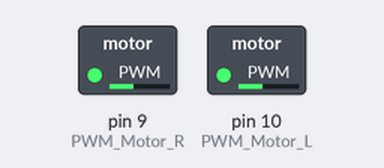
A sketch run on a simulated Arduino Uno, built with avr-gcc and run on an emulated ATmega328P. Shown: switched loads named in the sketch (green lamp = pin HIGH).

Above: at 0.05 s.
At 19.95 s:
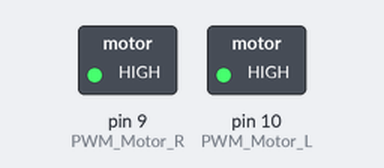
Timing chart, 0 to 26.0 s (numbered marks = the images above):
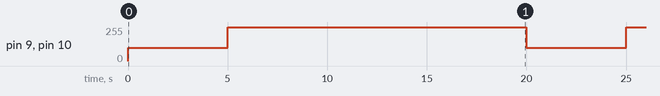

The sketch:

Motor.ino
```cpp
/****************************************************************************/
/*MADE FOR  : Control motor (board h-bridge)
/*DESIGN BY : Pattharapol Choonarong <BiGCaT>
/*DESIGN AT : Suratthani Technical College, Electronics Department , ET313
/*VESRSION  : 1.0 BETA
/****************************************************************************/

/******** Set Pin Motor Left *********/
#define PWM_Motor_L   10
#define IN_A_Motor_L  11
#define IN_B_Motor_L  12
/*************************************/

/******** Set Pin Motor Right ********/
#define PWM_Motor_R   9
#define IN_A_Motor_R  8
#define IN_B_Motor_R  7
/*************************************/

void setup() {
  Serial.begin(115200);
  for(int i=7 ; i>=12 ; i++){
    pinMode(i,OUTPUT);
  }
}

void loop() {

  /* Motor(A,B);
   * A = Left wheel speed
   * B = Right wheel speed
   *
   * positive = front
   * minus    = back
   */

  /******* front *******/
  Motor(100,100);
  /*********************/
  delay(5000);
  /******** back *******/
  Motor(-100,-100);
  /*********************/
  delay(5000);
  /***** Turn left *****/
  Motor(0,100);
  /*********************/
  delay(5000);
  /**** Turn Right *****/
  Motor(100,0);
  /*********************/
  delay(5000);
  /******* Stop ********/
  Motor_Stop();
  /*********************/

  /******* Other *******/
  /* Motor(100,-50);
   * Motor(-100,100);
   * Motor(25,50);
   * Motor(-50,-100);
   */
}

void Motor_Stop(){
  digitalWrite(IN_A_Motor_R,HIGH);
  digitalWrite(IN_B_Motor_R,HIGH);
  digitalWrite(PWM_Motor_R,LOW);

  digitalWrite(IN_A_Motor_L,HIGH);
  digitalWrite(IN_B_Motor_L,HIGH);
  digitalWrite(PWM_Motor_L,LOW);
}

void Motor(int Motor_L ,int Motor_R){

  if(Motor_L >= 100){
    Motor_L = 100;
  }
  if(Motor_R >= 100){
    Motor_R = 100;
  }
  if(Motor_R <= -100){
    Motor_R <= -100;
  }
  if(Motor_L <= -100){
    Motor_L <= -100;
  }

  if(Motor_L > 0 && Motor_R > 0){
    digitalWrite(IN_A_Motor_L,LOW);
    digitalWrite(IN_B_Motor_L,HIGH);

    digitalWrite(IN_A_Motor_R,HIGH);
    digitalWrite(IN_B_Motor_R,LOW);

    analogWrite(PWM_Motor_L,Motor_L);
    analogWrite(PWM_Motor_R,Motor_R);

  }else if(Motor_L < 0 && Motor_R > 0){
    digitalWrite(IN_A_Motor_L,HIGH);
    digitalWrite(IN_B_Motor_L,LOW);

    digitalWrite(IN_A_Motor_R,HIGH);
    digitalWrite(IN_B_Motor_R,LOW);

    analogWrite(PWM_Motor_L,Motor_L);
    analogWrite(PWM_Motor_R,Motor_R);

  }else if(Motor_L > 0 && Motor_R < 0){
    digitalWrite(IN_A_Motor_L,LOW);
    digitalWrite(IN_B_Motor_L,HIGH);

    digitalWrite(IN_A_Motor_R,LOW);
    digitalWrite(IN_B_Motor_R,HIGH);

    analogWrite(PWM_Motor_L,Motor_L);
    analogWrite(PWM_Motor_R,Motor_R);

  }else if(Motor_L < 0 && Motor_R < 0){
    digitalWrite(IN_A_Motor_L,HIGH);
    digitalWrite(IN_B_Motor_L,LOW);

    digitalWrite(IN_A_Motor_R,LOW);
    digitalWrite(IN_B_Motor_R,HIGH);

    analogWrite(PWM_Motor_L,Motor_L);
    analogWrite(PWM_Motor_R,Motor_R);

  }else if(Motor_L == 0 && Motor_R == 0){
    digitalWrite(IN_A_Motor_R,HIGH);
    digitalWrite(IN_B_Motor_R,HIGH);
    digitalWrite(PWM_Motor_R,LOW);

    digitalWrite(IN_A_Motor_L,HIGH);
    digitalWrite(IN_B_Motor_L,HIGH);
    digitalWrite(PWM_Motor_L,LOW);
  }
}
```

Measured:
- by itself, pin 9 (PWM_Motor_R), pin 10 (PWM_Motor_L): alternates 255/255 for 15.0 s and 100/255 for 5.0 s
